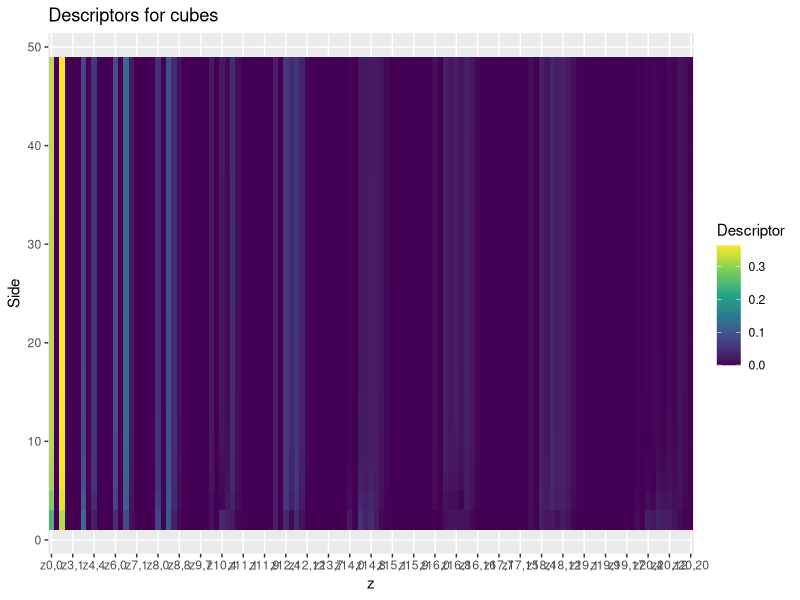
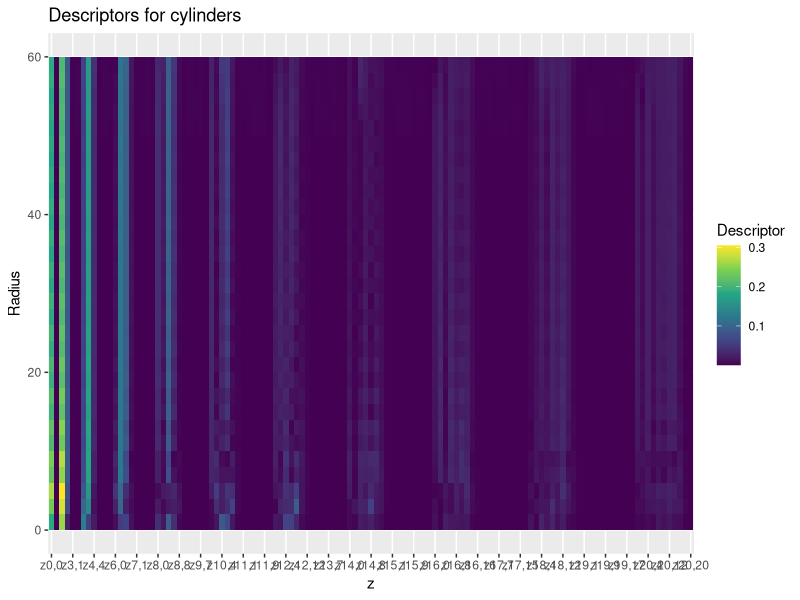
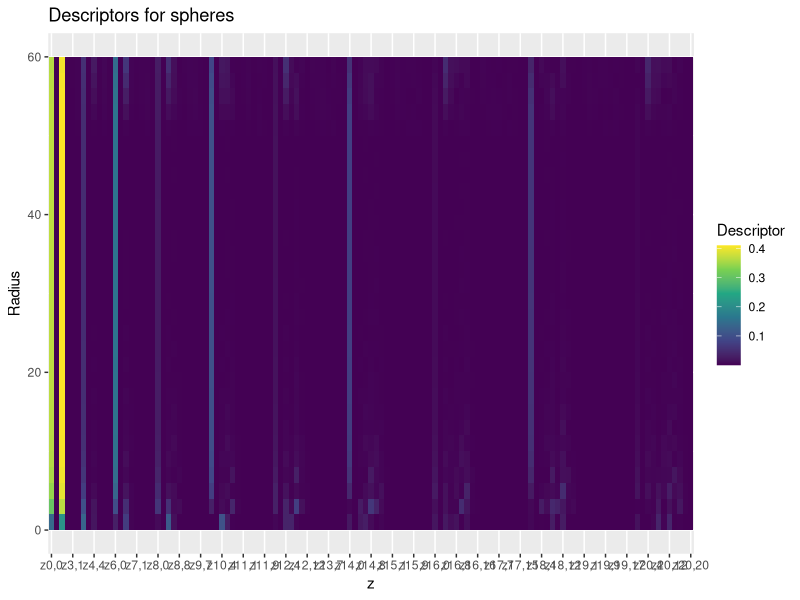
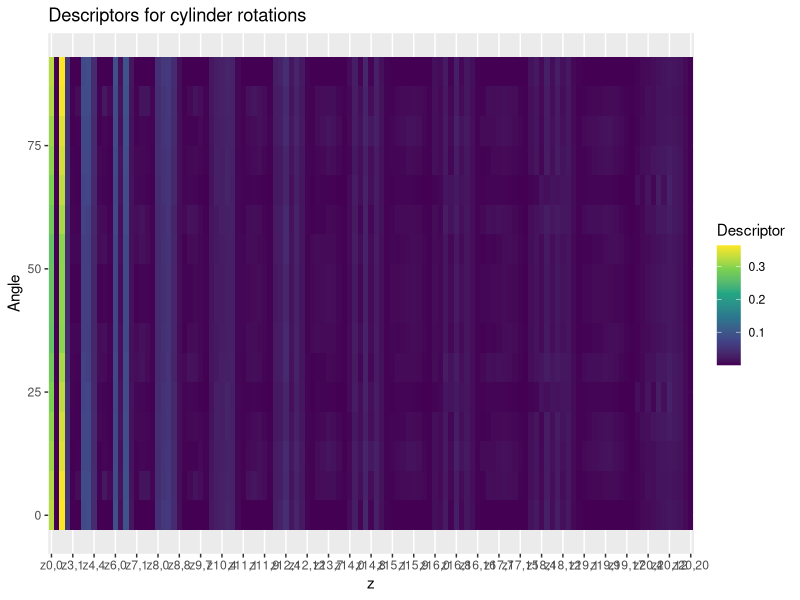

These figures' R source, in order:
## ---- chunk 1
knitr::opts_chunk$set(echo = TRUE)
library(ggplot2)
library(gplots)
## ---- chunk 2
createNLcolumns <- function(dataframe, order){
  nList <- vector(mode="list")
  liList <- vector(mode="list")
  lList <- vector(mode="list")
  for(n in 0:order){
    for (li in 0:(n%/%2)){
	     nList <- append(nList, n)
	     liList <- append(liList, li)
	     lList <- append(lList, li*2 + as.numeric(n%%2!=0))
	  }
  }
  
  nList <- rep(nList, nrow(dataframe)/length(nList))
  liList <- rep(liList, nrow(dataframe)/length(liList))
  lList <- rep(lList, nrow(dataframe)/length(lList))
  new_cols <- data.frame("n"=unlist(nList), "li"=unlist(liList), "l"=unlist(lList))
  return(new_cols)
  
}
## ---- chunk 3
createIndexName <- function(dataframe){
  vec <- vector(mode = "list")
  for(i in 1:nrow(dataframe)){
    vec <- append(vec, paste("z",dataframe$n[i],",",dataframe$l[i], sep=""))
  }
  return(vec)
    
}
## ---- chunk 4
Cubes <- read.delim("cubes.txt", header = FALSE, sep = " ", dec = ".")
colnames(Cubes)<- c("Side", "Index", "Descriptor")
new_col <-createNLcolumns(Cubes, 20)
Cubes <- cbind(Cubes, new_col)
Cubes <- cbind(Cubes, "z" = unlist(createIndexName(Cubes)))

#Cubes$z <- factor(Cubes$z)
ggplot(Cubes,aes(y=Side, x=reorder(z,Index), fill=Descriptor)) + 
  geom_raster()+
  scale_fill_viridis_c()+
  ggtitle("Descriptors for cubes")+
  #scale_x_discrete(guide=guide_axis(n.dodge=5)) cosi li vediamo tutti ma su livelli diversi
  scale_x_discrete(breaks = function(x){x[c(TRUE,FALSE,FALSE,FALSE)]})+ #cosi vediamo un'etichetta ogni 4
  labs(x="z")

#heatmap(as.matrix(Cubes),Colv = NA, Rowv = NA, 
#        xlab="descriptors", ylab="side", main="heatmap for Cubes descriptors")



## ---- chunk 5
Cylinders <- read.delim("cylinders.txt", header = FALSE, sep = " ", dec = ".")
Cylinders$RadiusOnHeight <- Cylinders$V1/Cylinders$V2 
colnames(Cylinders)<- c("Radius", "Height", "Index", "Descriptor", "RadiusOnEight")
new_col <-createNLcolumns(Cylinders, 20)
Cylinders <- cbind(Cylinders, new_col)
Cylinders <- cbind(Cylinders, "z" = unlist(createIndexName(Cylinders)))


ggplot(Cylinders,aes(y=Radius, x=reorder(z,Index), fill=Descriptor)) + 
  geom_raster()+
  scale_fill_viridis_c()+
  ggtitle("Descriptors for cylinders") +
  scale_x_discrete(breaks = function(x){x[c(TRUE,FALSE,FALSE,FALSE)]})+
  labs(x="z")



#heatmap(as.matrix(Cylinders),Colv = NA, Rowv = NA, 
#        xlab="descriptors", ylab="side", main="heatmap for cylinders descriptors")


## ---- chunk 6
Data <- read.delim("spheres.txt", header = FALSE, sep = " ", dec = ".")
colnames(Data)<- c("Radius", "Index", "Descriptor")
new_col <-createNLcolumns(Data, 20)
Data <- cbind(Data, new_col)
Data <- cbind(Data, "z" = unlist(createIndexName(Data)))


ggplot(Data,aes(y=Radius, x=reorder(z,Index), fill=Descriptor)) + 
  geom_raster()+
  scale_fill_viridis_c()+
  ggtitle("Descriptors for spheres")+
  scale_x_discrete(breaks = function(x){x[c(TRUE,FALSE,FALSE,FALSE)]})+
  labs(x="z")



#heatmap(as.matrix(Data),Colv = NA, Rowv = NA, 
#        xlab="descriptors", ylab="side", main="heatmap for spheres descriptors")


## ---- chunk 7

DataRot <- read.delim("cylindersRotate.txt", header = FALSE, sep = " ", dec = ".")
colnames(DataRot)<- c("Angle", "Index", "Descriptor")
new_col <-createNLcolumns(DataRot, 20)
DataRot <- cbind(DataRot, new_col)
DataRot <- cbind(DataRot, "z" = unlist(createIndexName(DataRot)))


ggplot(DataRot,aes(y=Angle, x=reorder(z,Index), fill=Descriptor)) + 
  geom_raster()+
  scale_fill_viridis_c()+
  ggtitle("Descriptors for cylinder rotations")+
  scale_x_discrete(breaks = function(x){x[c(TRUE,FALSE,FALSE,FALSE)]})+
  labs(x="z")
  
